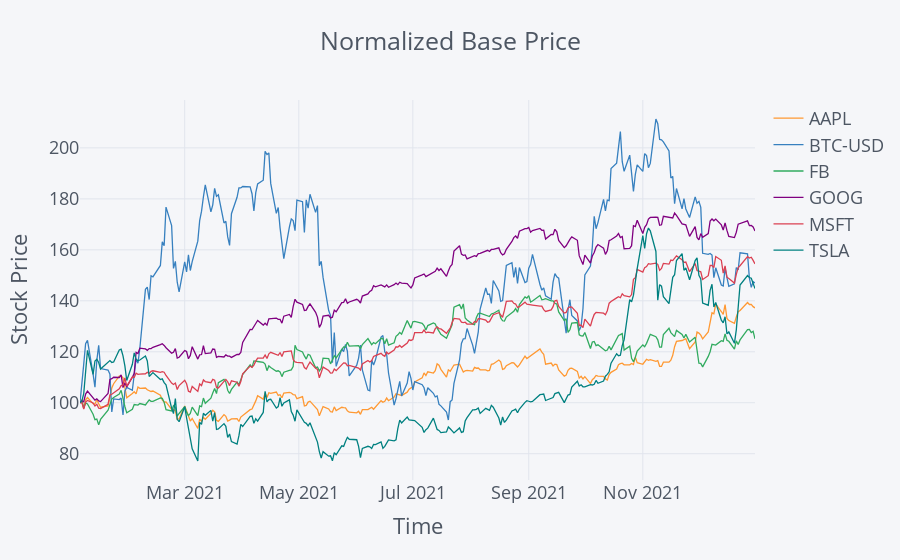

Source (notebook cell):
### Code cell
norm.Close.iplot(title="Normalized Base Price", xTitle="Time", yTitle="Stock Price")

### Figure 1 — Plotly figure (JSON) as saved in the notebook; plotly's stock layout.template omitted (floating-point values rounded to 4 significant figures; data arrays with more than 128 entries replaced by an {"elided": "..."} marker saying what was removed)
{"data": [{"line": {"color": "rgba(255, 153, 51, 1.0)", "dash": "solid", "shape": "linear", "width": 1.3}, "mode": "lines", "name": "AAPL", "text": "", "type": "scatter", "x": {"elided": "252 str values"}, "y": {"elided": "252 float values"}}, {"line": {"color": "rgba(55, 128, 191, 1.0)", "dash": "solid", "shape": "linear", "width": 1.3}, "mode": "lines", "name": "BTC-USD", "text": "", "type": "scatter", "x": {"elided": "252 str values"}, "y": {"elided": "252 float values"}}, {"line": {"color": "rgba(50, 171, 96, 1.0)", "dash": "solid", "shape": "linear", "width": 1.3}, "mode": "lines", "name": "FB", "text": "", "type": "scatter", "x": {"elided": "252 str values"}, "y": {"elided": "252 float values"}}, {"line": {"color": "rgba(128, 0, 128, 1.0)", "dash": "solid", "shape": "linear", "width": 1.3}, "mode": "lines", "name": "GOOG", "text": "", "type": "scatter", "x": {"elided": "252 str values"}, "y": {"elided": "252 float values"}}, {"line": {"color": "rgba(219, 64, 82, 1.0)", "dash": "solid", "shape": "linear", "width": 1.3}, "mode": "lines", "name": "MSFT", "text": "", "type": "scatter", "x": {"elided": "252 str values"}, "y": {"elided": "252 float values"}}, {"line": {"color": "rgba(0, 128, 128, 1.0)", "dash": "solid", "shape": "linear", "width": 1.3}, "mode": "lines", "name": "TSLA", "text": "", "type": "scatter", "x": {"elided": "252 str values"}, "y": {"elided": "252 float values"}}], "layout": {"legend": {"bgcolor": "#F5F6F9", "font": {"color": "#4D5663"}}, "paper_bgcolor": "#F5F6F9", "plot_bgcolor": "#F5F6F9", "title": {"font": {"color": "#4D5663"}, "text": "Normalized Base Price"}, "xaxis": {"gridcolor": "#E1E5ED", "showgrid": true, "tickfont": {"color": "#4D5663"}, "title": {"font": {"color": "#4D5663"}, "text": "Time"}, "zerolinecolor": "#E1E5ED"}, "yaxis": {"gridcolor": "#E1E5ED", "showgrid": true, "tickfont": {"color": "#4D5663"}, "title": {"font": {"color": "#4D5663"}, "text": "Stock Price"}, "zerolinecolor": "#E1E5ED"}}}
